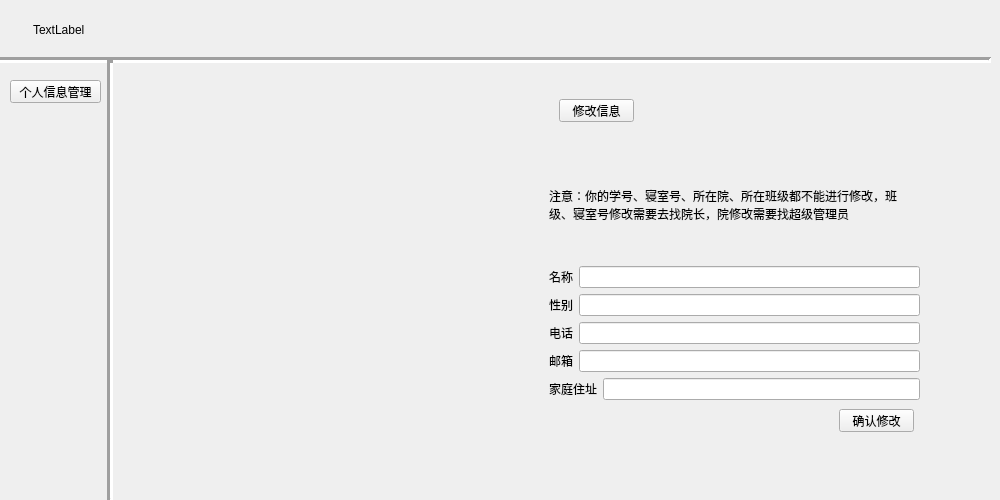
<?xml version="1.0" encoding="UTF-8"?>
<ui version="4.0">
 <class>student</class>
 <widget class="QWidget" name="student">
  <property name="geometry">
   <rect>
    <x>0</x>
    <y>0</y>
    <width>1000</width>
    <height>500</height>
   </rect>
  </property>
  <property name="windowTitle">
   <string>Form</string>
  </property>
  <widget class="QLabel" name="label_title">
   <property name="geometry">
    <rect>
     <x>33</x>
     <y>20</y>
     <width>681</width>
     <height>20</height>
    </rect>
   </property>
   <property name="text">
    <string>TextLabel</string>
   </property>
  </widget>
  <widget class="Line" name="line">
   <property name="geometry">
    <rect>
     <x>-10</x>
     <y>50</y>
     <width>1001</width>
     <height>20</height>
    </rect>
   </property>
   <property name="lineWidth">
    <number>3</number>
   </property>
   <property name="orientation">
    <enum>Qt::Horizontal</enum>
   </property>
  </widget>
  <widget class="Line" name="line_2">
   <property name="geometry">
    <rect>
     <x>100</x>
     <y>60</y>
     <width>20</width>
     <height>441</height>
    </rect>
   </property>
   <property name="lineWidth">
    <number>3</number>
   </property>
   <property name="orientation">
    <enum>Qt::Vertical</enum>
   </property>
  </widget>
  <widget class="QPushButton" name="student_information">
   <property name="geometry">
    <rect>
     <x>10</x>
     <y>80</y>
     <width>91</width>
     <height>23</height>
    </rect>
   </property>
   <property name="text">
    <string>个人信息管理</string>
   </property>
  </widget>
  <widget class="QWidget" name="information_widget" native="true">
   <property name="geometry">
    <rect>
     <x>129</x>
     <y>79</y>
     <width>841</width>
     <height>401</height>
    </rect>
   </property>
   <widget class="QLabel" name="information_word">
    <property name="geometry">
     <rect>
      <x>-7</x>
      <y>19</y>
      <width>391</width>
      <height>351</height>
     </rect>
    </property>
    <property name="text">
     <string/>
    </property>
    <property name="alignment">
     <set>Qt::AlignLeading|Qt::AlignLeft|Qt::AlignTop</set>
    </property>
   </widget>
   <widget class="QPushButton" name="change_information_button">
    <property name="geometry">
     <rect>
      <x>430</x>
      <y>20</y>
      <width>75</width>
      <height>23</height>
     </rect>
    </property>
    <property name="text">
     <string>修改信息</string>
    </property>
   </widget>
   <widget class="QWidget" name="change_information" native="true">
    <property name="geometry">
     <rect>
      <x>400</x>
      <y>70</y>
      <width>411</width>
      <height>301</height>
     </rect>
    </property>
    <widget class="QPushButton" name="change_button2">
     <property name="geometry">
      <rect>
       <x>310</x>
       <y>260</y>
       <width>75</width>
       <height>23</height>
      </rect>
     </property>
     <property name="text">
      <string>确认修改</string>
     </property>
    </widget>
    <widget class="QWidget" name="">
     <property name="geometry">
      <rect>
       <x>20</x>
       <y>0</y>
       <width>371</width>
       <height>251</height>
      </rect>
     </property>
     <layout class="QVBoxLayout" name="verticalLayout">
      <item>
       <widget class="QLabel" name="label_6">
        <property name="text">
         <string>注意：你的学号、寝室号、所在院、所在班级都不能进行修改，班级、寝室号修改需要去找院长，院修改需要找超级管理员</string>
        </property>
        <property name="wordWrap">
         <bool>true</bool>
        </property>
       </widget>
      </item>
      <item>
       <layout class="QHBoxLayout" name="horizontalLayout">
        <item>
         <widget class="QLabel" name="label">
          <property name="text">
           <string>名称</string>
          </property>
         </widget>
        </item>
        <item>
         <widget class="QLineEdit" name="change_user"/>
        </item>
       </layout>
      </item>
      <item>
       <layout class="QHBoxLayout" name="horizontalLayout_2">
        <item>
         <widget class="QLabel" name="label_2">
          <property name="text">
           <string>性别</string>
          </property>
         </widget>
        </item>
        <item>
         <widget class="QLineEdit" name="change_sex"/>
        </item>
       </layout>
      </item>
      <item>
       <layout class="QHBoxLayout" name="horizontalLayout_3">
        <item>
         <widget class="QLabel" name="label_3">
          <property name="text">
           <string>电话</string>
          </property>
         </widget>
        </item>
        <item>
         <widget class="QLineEdit" name="change_phone"/>
        </item>
       </layout>
      </item>
      <item>
       <layout class="QHBoxLayout" name="horizontalLayout_4">
        <item>
         <widget class="QLabel" name="label_4">
          <property name="text">
           <string>邮箱</string>
          </property>
         </widget>
        </item>
        <item>
         <widget class="QLineEdit" name="change_email"/>
        </item>
       </layout>
      </item>
      <item>
       <layout class="QHBoxLayout" name="horizontalLayout_5">
        <item>
         <widget class="QLabel" name="label_5">
          <property name="text">
           <string>家庭住址</string>
          </property>
         </widget>
        </item>
        <item>
         <widget class="QLineEdit" name="change_home"/>
        </item>
       </layout>
      </item>
     </layout>
    </widget>
   </widget>
  </widget>
 </widget>
 <resources/>
 <connections/>
</ui>
